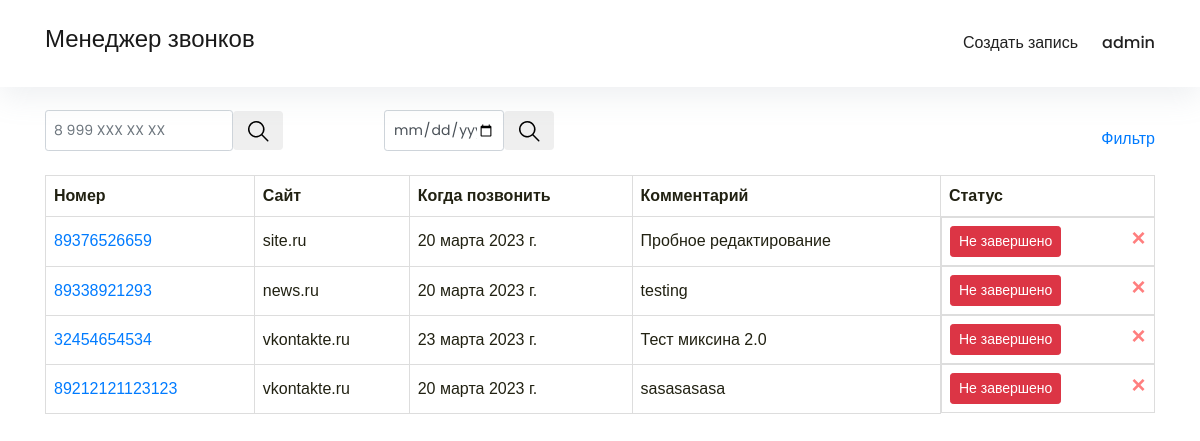
/notcomplete/ (signed in), run on an earlier commit of the app's database.
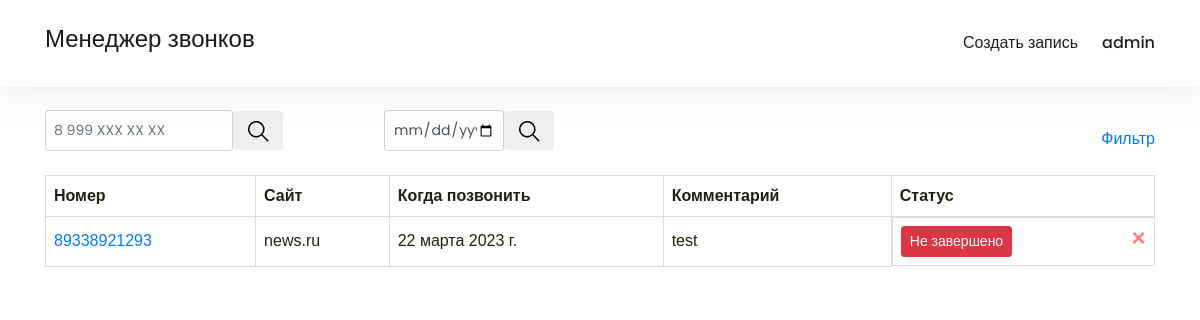
And on a later commit of the database.
### todolist/models.py (models this page shows, shortened)
class ToDo(models.Model):
    number = models.CharField('Номер телефона', max_length=50, blank=True, null=True)
    site = models.CharField('Сайт', max_length=50, blank=True, null=True)
    datatime = models.DateField('Следующий звонок', auto_now = False , auto_now_add = False)
    comment = models.TextField('Комментарий',max_length = 1000)
    is_complete = models.BooleanField('Завершено', default=False)
    class Meta:
        verbose_name = 'Задача'
        verbose_name_plural = 'Задания'

### todolist/views.py (the view)
# urls.py: path('notcomplete/', views.CompleteNotListView.as_view(), name='notcomplete'),
class CompleteNotListView(MyLoginRequiredMixin, TodoFilterView, ListView):
    model = ToDo
    template_name='todolist/complete_not.html'

### todolist/forms.py
class TodoForm(forms.ModelForm):
    number = forms.IntegerField(widget=forms.TextInput(attrs={"class": "form-control", "id": "number", "placeholder": "8(123)456-78-90"}))
    site = forms.CharField(widget=forms.TextInput(attrs={"class": "form-control", "id": "site", "placeholder": "example.ru"}))
    datatime = forms.DateTimeField(widget=forms.DateTimeInput(attrs={"type": "date", "class": "form-control", "id": "datatime"}))
    comment = forms.CharField(widget=forms.Textarea(attrs={"class": "form-control", "id": "comment"}))
    class Meta:
        model = ToDo
        fields = ('number', 'site', 'datatime', 'comment')

class CommentsFormModel(forms.ModelForm):
    text = forms.CharField(widget=forms.Textarea(attrs={"class": "form-control"}))
    class Meta:
        model = Comment
        fields = ['text']

### todoapp/context_proccesor.py (called while the page is built)
def get_context_data(request):
    context = {
        'todo_create': TodoForm(),
        'comment_create': CommentsFormModel(),
    }
    return context

### todolist/views.py (called while the page is built)
    def get_not_complete(self):
        return ToDo.objects.filter(is_complete=False)

### templates/todolist/complete_not.html (shortened to what this page needs)
{% extends "todolist/base_todolist.html" %}
{% load static %}
{% block filter %}
    <div class="dropdown d-flex justify-content-end">
        <a class="dropdown-toggle" href="#" role="button" id="dropdownMenuLink" data-toggle="dropdown" aria-haspopup="true" aria-expanded="false">
        Фильтр
        </a>
    </div>
{% endblock %}
{% block table %}
    <table>
        <tr>
            <th>Номер</th>
            <th>Сайт</th>
            <th>Когда позвонить</th>
            <th>Комментарий</th>
            <th>Статус</th>
        </tr>
        {% for publisher in view.get_not_complete %}
        <tr>
            <td>
                <a href="{% url 'todolist:detail' pk=publisher.id %}">{{ publisher.number }}</a>
            </td>
            <td>{{ publisher.site }}</td>
            <td>{{ publisher.datatime }}</td>
            <td>{{ publisher.comment }}</td>
            <td class="d-flex justify-content-between">
            {% if publisher.is_complete == False %}
                <a class="btn btn-danger btn-sm" href="{% url 'todolist:update' pk=publisher.id %}">Не завершено</a>
            {% else %}
                <a class="btn btn-success btn-sm" href="{% url 'todolist:update' pk=publisher.id %}">Выполнено</a>
            {% endif %}
                <a class="close" href="{% url 'todolist:delete' pk=publisher.id %}">
                    <span aria-hidden="true" style="color:red">×</span>
                </a>
            </td>
        </tr>
        {% endfor %}
    </table>
{% endblock %}

### templates/todolist/base_todolist.html (shortened to what this page needs)
{% extends "base.html" %}
{% load static %}
{% block content %}
<button type="button" class="btn btn-primary" data-toggle="modal" data-target="#exampleModal" data-whatever="@mdo">Open modal for @mdo</button>
    <div class="section full-height">
        <div class="d-flex mt-4 pt-5">
            <div class="section">
                <div class="container">
                    <div class="row">
                        <div class="col-12">
                            <div class="d-flex justify-content-between align-items-center mb-2">
                                <div class="form-group d-flex">
                                    <form action="{% url 'todolist:search_number' %}" method="get" class="d-flex align-items-center">
                                        <input type="text" class="form-control form-control-sm col-6" required name="number" id="number" placeholder="8 999 XXX XX XX" style="
                                        box-sizing: content-box;">
                                        <button class="btn" type="submit">
                                            <svg xmlns="http://www.w3.org/2000/svg" viewBox="0 0 24 24" width="24" height="24">
                                                <path d="M10.25 2a8.25 8.25 0 0 1 6.34 13.53l5.69 5.69a.749.749 0 0 1-.326 1.275.749.749 0 0 1-.734-.215l-5.69-5.69A8.25 8.25 0 1 1 10.25 2ZM3.5 10.25a6.75 6.75 0 1 0 13.5 0 6.75 6.75 0 0 0-13.5 0Z"></path>
                                            </svg>
                                        </button>
                                    </form>
                                    <form action="{% url 'todolist:search_date' %}" method="get" class="d-flex align-items-center">
                                        <input type="date" class="form-control form-control-sm col-6" required name="datatime" id="datatime" placeholder="8 999 XXX XX XX" style="
                                        box-sizing: content-box;">
                                        <button class="btn" type="submit">
                                            <svg xmlns="http://www.w3.org/2000/svg" viewBox="0 0 24 24" width="24" height="24">
                                                <path d="M10.25 2a8.25 8.25 0 0 1 6.34 13.53l5.69 5.69a.749.749 0 0 1-.326 1.275.749.749 0 0 1-.734-.215l-5.69-5.69A8.25 8.25 0 1 1 10.25 2ZM3.5 10.25a6.75 6.75 0 1 0 13.5 0 6.75 6.75 0 0 0-13.5 0Z"></path>
                                            </svg>
                                        </button>
                                    </form>
                                </div>
                                {% block filter %}
                                {% endblock %}
                            </div>
                            {% block table %}{% endblock %}
                        </div>
                    </div>
                </div>
            </div>
        </div>
    </div>
{% endblock %}

### templates/base.html (shortened to what this page needs)
{% load static %}
<!DOCTYPE html>
<html lang="ru" >
<head>
  <link rel='stylesheet' href='https://cdnjs.cloudflare.com/ajax/libs/twitter-bootstrap/4.1.3/css/bootstrap.min.css'>
  <link rel="stylesheet" href="{% static 'css/custom.css' %}">
</head>
<body class="hero-anime">
    {% include "include/navbar.html" %}
    {% block content %}{% endblock %}
</body>
</body>
</html>

### templates/include/navbar.html (shortened to what this page needs)
{% load static %}
<div class="navigation-wrap bg-light start-header start-style">
    <div class="container">
        <div class="row">
            <div class="col-12">
                <nav class="navbar navbar-expand-md navbar-light">
                        <a class="navbar-brand" href="{% url 'todolist:index' %}">
                            <h4>Менеджер звонков</h4>
                        </a>
                    <div class="collapse navbar-collapse" id="navbarSupportedContent">
                        <ul class="navbar-nav ml-auto py-4 py-md-0">
                            <li class="nav-item pl-4 pl-md-0 ml-0 ml-md-4">
                                <a class="nav-link"  data-toggle="modal" data-target="#exampleModal" data-whatever="@mdo" style="cursor: pointer">Создать запись</a>
                            </li>
                            <li class="nav-item pl-4 pl-md-0 ml-0 ml-md-4">
                                {% if user.authenticated %}
                                    <a class="nav-link" href="/login">{{ user }}</a>
                                {% else %}
                                    <a class="nav-link" href="/logout">{{ user }}</a>
                                {% endif %}
                            </li>
                        </ul>
                    </div>
                </nav>
            </div>
        </div>
    </div>
</div>

### static/css/custom.css (style rules this page uses)
body { font-family: 'Poppins', sans-serif; font-size: 16px; line-height: 24px; font-weight: 400; color: #212112; background-position: center; background-repeat: repeat; background-size: 7%; background-color: #fff; overflow-x: hidden; transition: all 200ms linear; }
.start-header { opacity: 1; transform: translateY(0); padding: 20px 0; box-shadow: 0 10px 30px 0 rgba(138, 155, 165, 0.15); -webkit-transition : all 0.3s ease-out; transition : all 0.3s ease-out; }
.navigation-wrap { position: fixed; width: 100%; top: 0; left: 0; z-index: 1000; -webkit-transition : all 0.3s ease-out; transition : all 0.3s ease-out; }
.navbar { padding: 0; }
.nav-link { color: #212121 !important; font-weight: 500; transition: all 200ms linear; }
.nav-link { position: relative; padding: 5px 0 !important; display: inline-block; }
.nav-item:after { position: absolute; bottom: -5px; left: 0; width: 100%; height: 2px; content: ''; background-color: #8167a9; opacity: 0; transition: all 200ms linear; }
.nav-item { position: relative; transition: all 200ms linear; }
.bg-light { background-color: #fff !important; transition: all 200ms linear; }
.section { position: relative; width: 100%; display: block; }
.full-height { height: 100vh; }
.dropdown-toggle::after { display: none; }
table { font-family: arial, sans-serif; border-collapse: collapse; width: 100%; }
td, th { border: 1px solid #dddddd; text-align: left; padding: 8px; }

What changed in the data, as far as the page shows it:
removed ToDo: number "89376526659", site "site.ru", datatime "20 марта 2023 г.", comment "Пробное редактирование", is_complete "Не завершено"
removed ToDo: number "89338921293", site "news.ru", datatime "20 марта 2023 г.", comment "testing", is_complete "Не завершено"
removed ToDo: number "32454654534", site "vkontakte.ru", datatime "23 марта 2023 г.", comment "Тест миксина 2.0", is_complete "Не завершено"
removed ToDo: number "89212121123123", site "vkontakte.ru", datatime "20 марта 2023 г.", comment "sasasasasa", is_complete "Не завершено"
added ToDo: number "89338921293", site "news.ru", datatime "22 марта 2023 г.", comment "test", is_complete "Не завершено"
